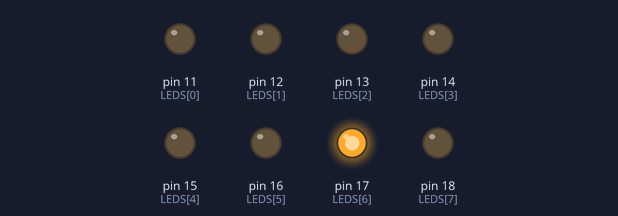
Recording of a sketch running on a simulated Arduino Uno, built with avr-gcc and run on an emulated ATmega328P. Shown: output pins drawn as LEDs (lit = HIGH).

Above: at 0.15 s.
At 5.27 s:
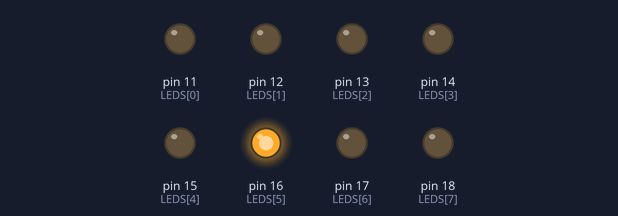
At 10.1 s:
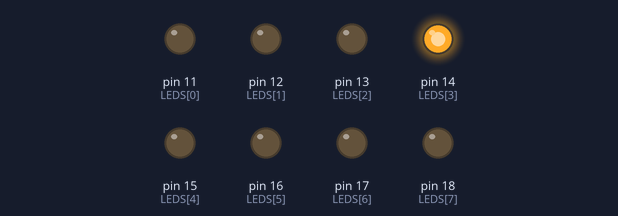
At 20.05 s:
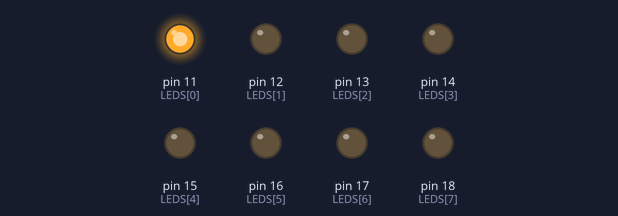
At 29.7 s:
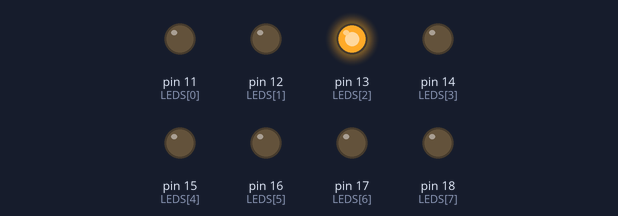
At 39.65 s:
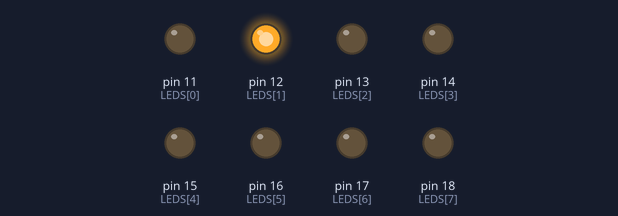
Timing chart, 0 to 40.0 s (numbered marks = the images above):
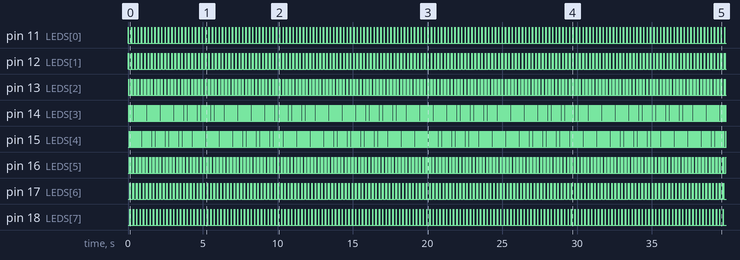

The sketch:

_20_8_bit_led_bouncing_light.ino
```cpp
uint8_t LEDS[] = {11, 12, 13, 14, 15, 16, 17, 18};
void setup() {
  // put your setup code here, to run once:
  for (uint8_t v = 0; v < 8; v++)
    pinMode(LEDS[v], OUTPUT);
}
void loop() {
  for (uint8_t c = 0; c < 7; c++) {
    uint8_t v = 1 << c;
    show(v);
  }
  for (uint8_t c = 0; c < 7; c++) {
    uint8_t v = 1 << (7 - c);
    show(v);
  }
}
void show(uint8_t v) {
  for (uint8_t i = 0; i < 8; i++) {
    digitalWrite(LEDS[i], bitRead(v, i));
    delay(2);
  }
}
```

Measured:
- by itself, pin 11 (LEDS[0]), pin 18 (LEDS[7]): alternates HIGH for 0.02 s and LOW for 0.21 s
- by itself, pin 12 (LEDS[1]): repeats every 0.23 s: LOW 0.18 s, HIGH 0.02 s, LOW 0.02 s, HIGH 0.02 s
- by itself, pin 13 (LEDS[2]): repeats every 0.23 s: LOW 0.14 s, HIGH 0.02 s, LOW 0.05 s, HIGH 0.02 s
- by itself, pin 14 (LEDS[3]), pin 15 (LEDS[4]): alternates HIGH for 0.02 s and LOW for 0.10 s
- by itself, pin 16 (LEDS[5]): repeats every 0.23 s: LOW 0.05 s, HIGH 0.02 s, LOW 0.14 s, HIGH 0.02 s
- by itself, pin 17 (LEDS[6]): repeats every 0.23 s: LOW 0.02 s, HIGH 0.02 s, LOW 0.18 s, HIGH 0.02 s
